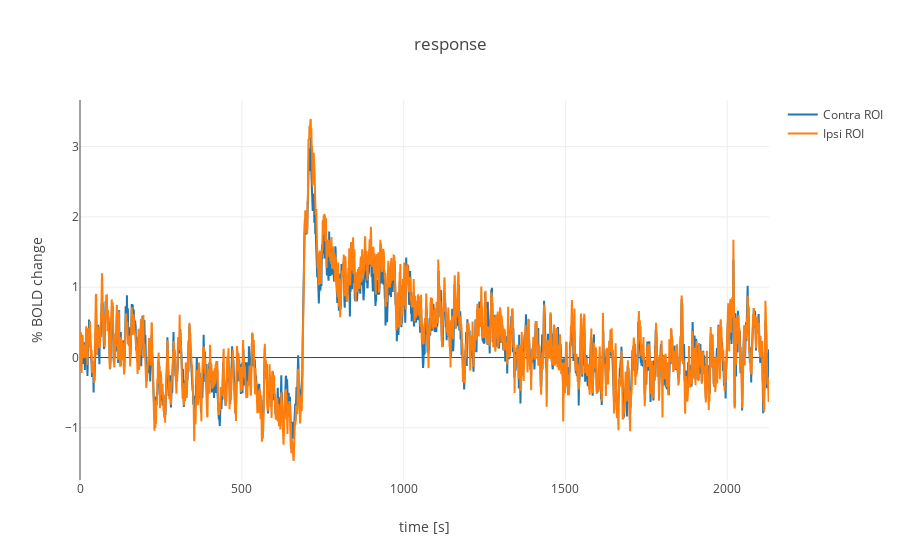

Write notebook code for a chart like this one.
### Code cell
import plotly as py
import plotly.graph_objs as go
import numpy as np

%matplotlib qt

py.offline.init_notebook_mode(connected=True)


shapes1 = list()
for i in range(12*60,12*60+10*60,1):
    shapes1.append({
    'type': 'line',
    'xref': 'x',
    'yref': 'y',
    'x0': i,
    'y0': np.min(forplotting_contra.min),
    'x1': i,
    'y1': np.max(forplotting_contra.max),
    'opacity':0.2,
    'layer': 'above',
    'line':{
        'color':'red',
        },
    })

layout1 = go.Layout(
    title='response',
    yaxis=dict(
    title='% BOLD change'
    ),
    xaxis=dict(
    title='time [s]'
    )#,
#      shapes=shapes1
    )
        
traceA=[]
# for i in range(forplotting_individual.columns.size):
#     traceA.append(go.Scatter(x=forplotting_individual.index.values, y=forplotting_individual.iloc[:,i].values, mode = 'lines', name = 'individual response'))
traceA.append(go.Scatter(x=forplotting_contra.index.values, y=forplotting_contra.values, mode = 'lines', name = 'Contra ROI'))
traceA.append(go.Scatter(x=forplotting_ipsi.index.values, y=forplotting_ipsi.values, mode = 'lines', name = 'Ipsi ROI'))
  
    
fig = go.Figure(data=traceA, layout=layout1)
py.offline.iplot(fig)

### Figure 1 — Plotly figure (JSON) as saved in the notebook; plotly's stock layout.template omitted (floating-point values rounded to 4 significant figures; data arrays with more than 128 entries replaced by an {"elided": "..."} marker saying what was removed)
{"data": [{"mode": "lines", "name": "Contra ROI", "type": "scatter", "x": {"elided": "2130 int values"}, "y": {"elided": "2130 float values"}}, {"mode": "lines", "name": "Ipsi ROI", "type": "scatter", "x": {"elided": "2130 int values"}, "y": {"elided": "2130 float values"}}], "layout": {"title": "response", "xaxis": {"title": "time [s]"}, "yaxis": {"title": "% BOLD change"}}}
